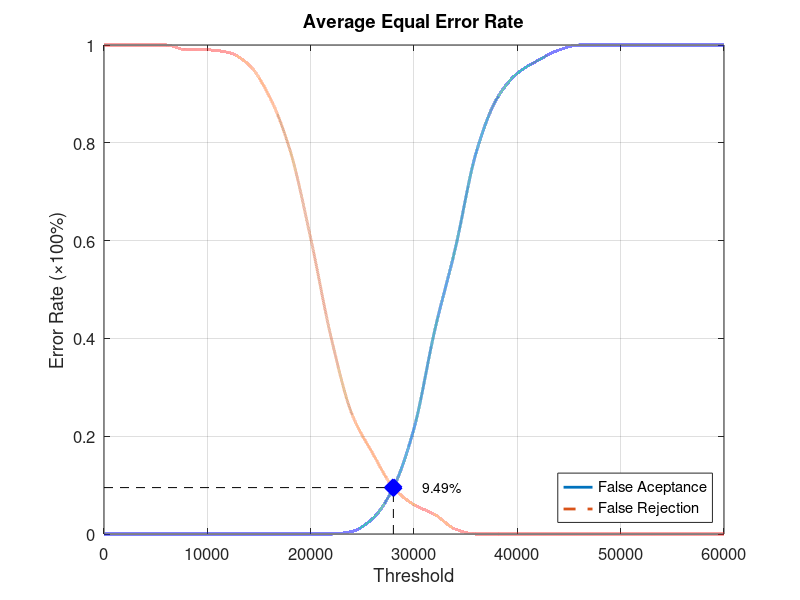
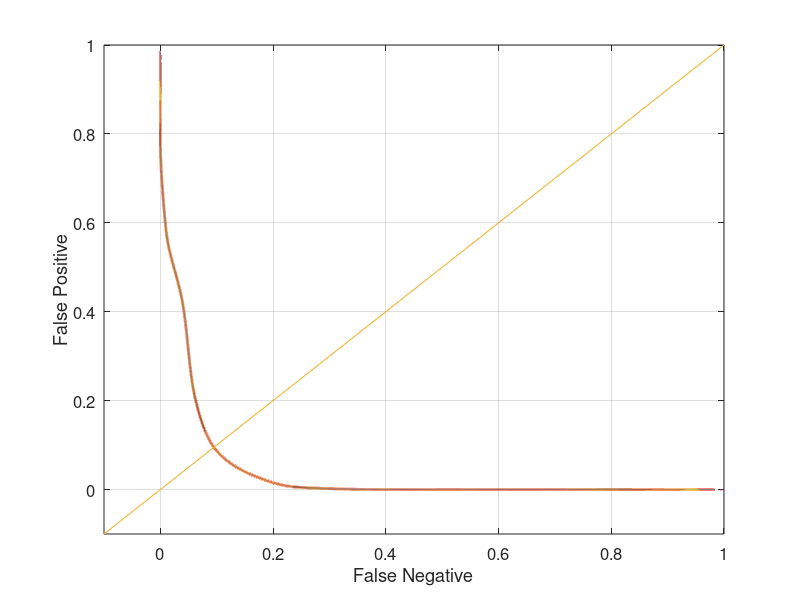

Here is the MATLAB script that generated these plots, in order:
function yEER = Database5_2
close all;
clear;
clc;
x = 0:2000:60000;
xq = 0:0.5:60000;

y0 = [0 0 0 0 0 0 0 0 0 0 0 0 0.00526316 0.0315789 0.0947368 0.215789 0.415789 0.584211 0.778947 0.889474 0.942105 0.968421 0.989474 1 1 1 1 1 1 1 1];
yy0 = interp1(x, y0, xq, 'pchip');
y1 = [1 1 1 1 0.99 0.99 0.985 0.96 0.895 0.785 0.605 0.4 0.245 0.165 0.095 0.06 0.04 0.01 0 0 0 0 0 0 0 0 0 0 0 0 0];
yy1 = interp1(x, y1, xq, 'pchip');

% Calculating EER: 
y2 = abs(y0 - y1);
find(y2 == min(y2))
yy2 = abs(yy0 - yy1);
xEER = find(yy2 == min(yy2));
xEERIndex = xq(xEER) % X-axis EER
yEER = yy0(xEER) % Y-axis EER

main = figure
plot(xq, yy0,'-','LineWidth', 2);	hold on
plot(xq, yy1,'--','LineWidth', 2);	hold on
plot([xEERIndex xEERIndex], [0 yEER], 'k--');	hold on
plot([0 xEERIndex], [yEER yEER], 'k--');	hold on
plot(xEERIndex, yEER, 'bx', 'LineWidth', 10);	hold on
text(xEERIndex + 10 * xEERIndex / 100, yEER, [num2str(round((10000 * yEER)) / 100) '%'])
legend('False Aceptance', 'False Rejection', 'Location', 'SouthEast')
xlabel('Threshold')
ylabel('Error Rate (\times100%)')
title('Average Equal Error Rate')
set(gca, 'FontSize', 12)
axis([0 60000 0 1])
grid on

print(main, 'Database5_2Main', '-dpng');
FNRxFPR = figure('Color', [1 1 1]);
plot(yy1, yy0, '-', yy1, yy0, 'LineWidth', 2);
hold on
y = -0.1:0.1:1
plot(y, y); 
set(gca, 'FontSize', 12)
xlabel('False Negative')
ylabel('False Positive')
axis([-0.1 1 -0.1 1])
set(gca, 'FontSize', 12)
grid on

print(FNRxFPR, 'Database5_2FNRxFPR','-dpng');
end
